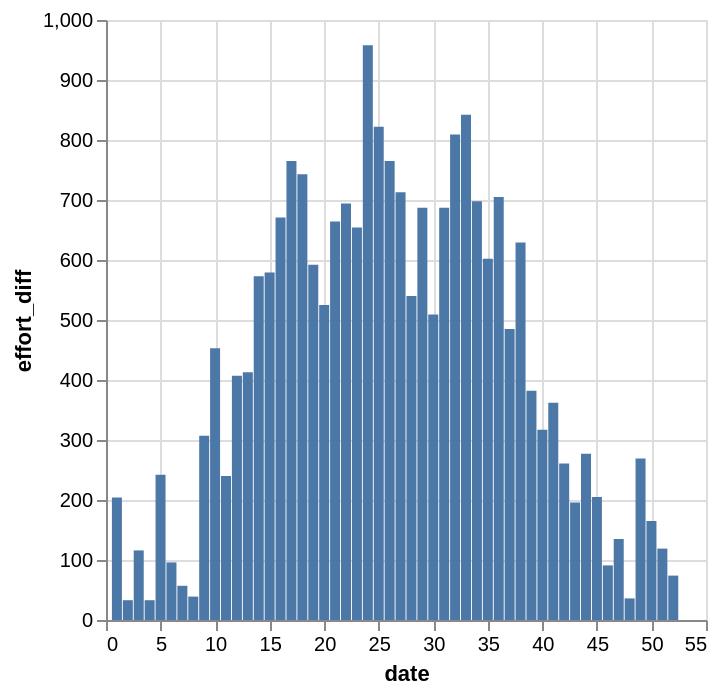

Here is the notebook cell this chart was saved with:
### Code cell
ukaz_segment(spocitej_segment("Od posledního tunelu do Bílovic"))

### Figure 1 — Vega-Lite specification as saved in the notebook (floating-point values rounded to 4 significant figures)
{"config": {"view": {"continuousWidth": 300, "continuousHeight": 300}}, "data": {"name": "data-9319ab6c81abe9c7139d52d5edc4daba"}, "mark": {"type": "bar"}, "encoding": {"x": {"field": "date", "type": "quantitative"}, "y": {"field": "effort_diff", "type": "quantitative"}}, "$schema": "https://vega.github.io/schema/vega-lite/v6.1.0.json", "datasets": {"data-9319ab6c81abe9c7139d52d5edc4daba": [{"date": 1, "effort_diff": 204, "name": "Od posledního tunelu do Bílovic"}, {"date": 2, "effort_diff": 33, "name": "Od posledního tunelu do Bílovic"}, {"date": 3, "effort_diff": 116, "name": "Od posledního tunelu do Bílovic"}, {"date": 4, "effort_diff": 33, "name": "Od posledního tunelu do Bílovic"}, {"date": 5, "effort_diff": 242, "name": "Od posledního tunelu do Bílovic"}, {"date": 6, "effort_diff": 96, "name": "Od posledního tunelu do Bílovic"}, {"date": 7, "effort_diff": 57, "name": "Od posledního tunelu do Bílovic"}, {"date": 8, "effort_diff": 39, "name": "Od posledního tunelu do Bílovic"}, {"date": 9, "effort_diff": 307, "name": "Od posledního tunelu do Bílovic"}, {"date": 10, "effort_diff": 453, "name": "Od posledního tunelu do Bílovic"}, {"date": 11, "effort_diff": 240, "name": "Od posledního tunelu do Bílovic"}, {"date": 12, "effort_diff": 407, "name": "Od posledního tunelu do Bílovic"}, {"date": 13, "effort_diff": 413, "name": "Od posledního tunelu do Bílovic"}, {"date": 14, "effort_diff": 573, "name": "Od posledního tunelu do Bílovic"}, {"date": 15, "effort_diff": 579, "name": "Od posledního tunelu do Bílovic"}, {"date": 16, "effort_diff": 671, "name": "Od posledního tunelu do Bílovic"}, {"date": 17, "effort_diff": 765, "name": "Od posledního tunelu do Bílovic"}, {"date": 18, "effort_diff": 743, "name": "Od posledního tunelu do Bílovic"}, {"date": 19, "effort_diff": 592, "name": "Od posledního tunelu do Bílovic"}, {"date": 20, "effort_diff": 525, "name": "Od posledního tunelu do Bílovic"}, {"date": 21, "effort_diff": 664, "name": "Od posledního tunelu do Bílovic"}, {"date": 22, "effort_diff": 694, "name": "Od posledního tunelu do Bílovic"}, {"date": 23, "effort_diff": 654, "name": "Od posledního tunelu do Bílovic"}, {"date": 24, "effort_diff": 958, "name": "Od posledního tunelu do Bílovic"}, {"date": 25, "effort_diff": 822, "name": "Od posledního tunelu do Bílovic"}, {"date": 26, "effort_diff": 765, "name": "Od posledního tunelu do Bílovic"}, {"date": 27, "effort_diff": 713, "name": "Od posledního tunelu do Bílovic"}, {"date": 28, "effort_diff": 540, "name": "Od posledního tunelu do Bílovic"}, {"date": 29, "effort_diff": 687, "name": "Od posledního tunelu do Bílovic"}, {"date": 30, "effort_diff": 509, "name": "Od posledního tunelu do Bílovic"}, {"date": 31, "effort_diff": 687, "name": "Od posledního tunelu do Bílovic"}, {"date": 32, "effort_diff": 809, "name": "Od posledního tunelu do Bílovic"}, {"date": 33, "effort_diff": 842, "name": "Od posledního tunelu do Bílovic"}, {"date": 34, "effort_diff": 698, "name": "Od posledního tunelu do Bílovic"}, {"date": 35, "effort_diff": 602, "name": "Od posledního tunelu do Bílovic"}, {"date": 36, "effort_diff": 705, "name": "Od posledního tunelu do Bílovic"}, {"date": 37, "effort_diff": 485, "name": "Od posledního tunelu do Bílovic"}, {"date": 38, "effort_diff": 629, "name": "Od posledního tunelu do Bílovic"}, {"date": 39, "effort_diff": 382, "name": "Od posledního tunelu do Bílovic"}, {"date": 40, "effort_diff": 317, "name": "Od posledního tunelu do Bílovic"}, {"date": 41, "effort_diff": 362, "name": "Od posledního tunelu do Bílovic"}, {"date": 42, "effort_diff": 261, "name": "Od posledního tunelu do Bílovic"}, {"date": 43, "effort_diff": 196, "name": "Od posledního tunelu do Bílovic"}, {"date": 44, "effort_diff": 277, "name": "Od posledního tunelu do Bílovic"}, {"date": 45, "effort_diff": 205, "name": "Od posledního tunelu do Bílovic"}, {"date": 46, "effort_diff": 91, "name": "Od posledního tunelu do Bílovic"}, {"date": 47, "effort_diff": 135, "name": "Od posledního tunelu do Bílovic"}, {"date": 48, "effort_diff": 36, "name": "Od posledního tunelu do Bílovic"}, {"date": 49, "effort_diff": 269, "name": "Od posledního tunelu do Bílovic"}, {"date": 50, "effort_diff": 165, "name": "Od posledního tunelu do Bílovic"}, {"date": 51, "effort_diff": 119, "name": "Od posledního tunelu do Bílovic"}, {"date": 52, "effort_diff": 74, "name": "Od posledního tunelu do Bílovic"}]}}
